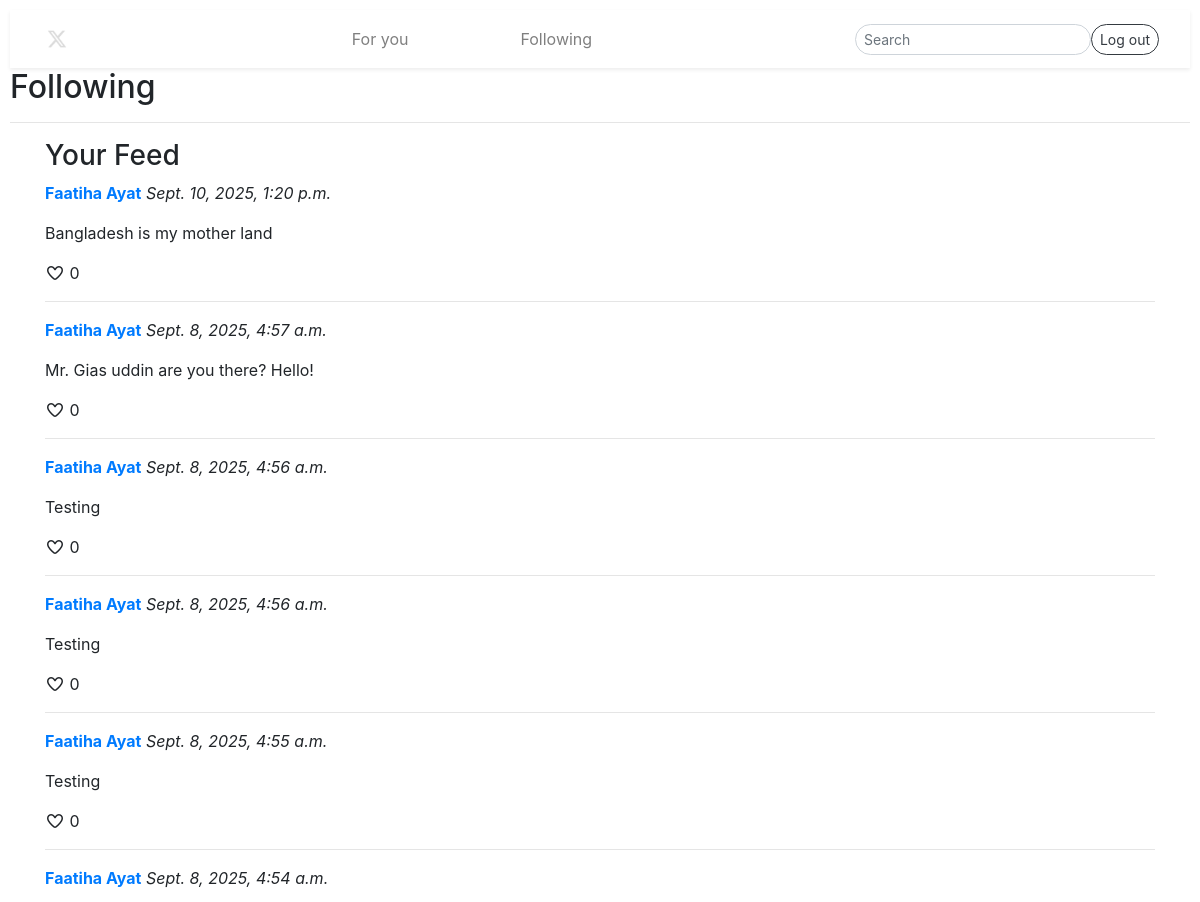
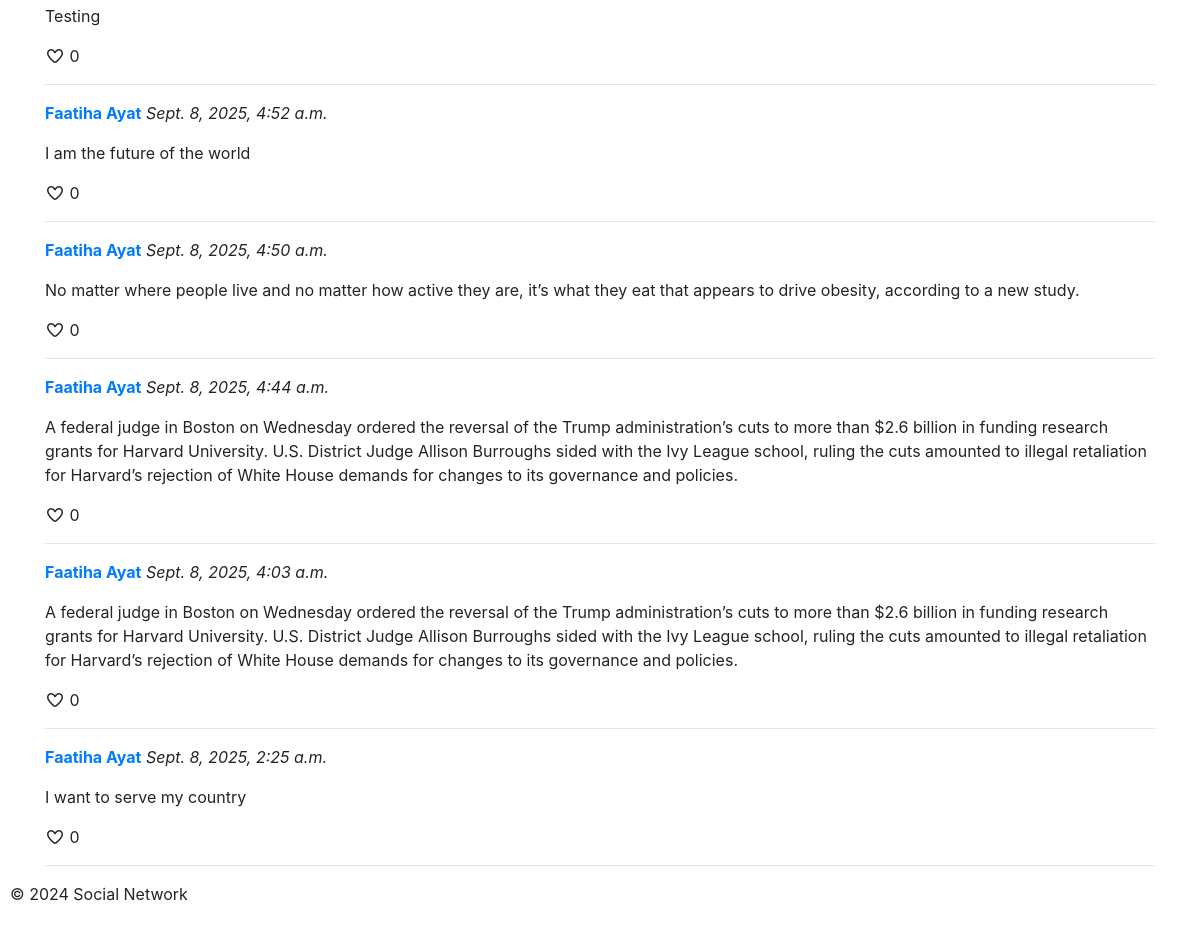
The app's page /following (signed in) with its own data (2 pictures, top to bottom).
### network/models.py (models this page shows, shortened)
class Post(models.Model):
    user = models.ForeignKey(User, on_delete=models.CASCADE, related_name="posts")
    content = models.TextField()
    timestamp = models.DateTimeField(auto_now_add=True)

class User(AbstractUser):
    pass

### network/views.py (the view)
# urls.py: path("following", views.following, name="following"),
def following(request):
    if not request.user.is_authenticated:
        return HttpResponseRedirect(reverse("index"))
    following_users = Followers.objects.filter(follower=request.user).values_list('user', flat=True)
    posts = Post.objects.filter(user__in=following_users).order_by('-timestamp')
    return render(request, "network/following.html", {
        "posts": posts
    })

### network/templates/network/following.html
{% extends 'network/layout.html' %}
{% block body %}
    <h2>Following</h2>
    <hr>
    <div class="container">
        <h3>Your Feed</h3>
        {% for post in posts %}
            <div class="post">
                <p><strong><a href="{% url 'profile' post.user.username %}">{{ post.user.username }}</a></strong> <em>{{ post.timestamp }}</em></p>
                <p>{{ post.content }}</p>
                <i class="fa-regular fa-heart"></i> <span>0</span>
                <hr>
            </div>
        {% empty %}
            <p>No posts available from users you are following.</p>
        {% endfor %}
    </div>
{% endblock %}

### network/static/network/styles.css (style rules this page uses)
body { padding: 10px; box-sizing: border-box; }
.container { margin-top: 10px; }

### records on screen
Post: user.username "Faatiha Ayat", timestamp "Sept. 10, 2025, 1:20 p.m.", content "Bangladesh is my mother land"
Post: user.username "Faatiha Ayat", timestamp "Sept. 8, 2025, 4:57 a.m.", content "Mr. Gias uddin are you there? Hello!"
Post: user.username "Faatiha Ayat", timestamp "Sept. 8, 2025, 4:56 a.m.", content "Testing"
Post: user.username "Faatiha Ayat", timestamp "Sept. 8, 2025, 4:56 a.m.", content "Testing"
Post: user.username "Faatiha Ayat", timestamp "Sept. 8, 2025, 4:55 a.m.", content "Testing"
Post: user.username "Faatiha Ayat", timestamp "Sept. 8, 2025, 4:54 a.m.", content "Testing"
Post: user.username "Faatiha Ayat", timestamp "Sept. 8, 2025, 4:52 a.m.", content "I am the future of the world"
Post: user.username "Faatiha Ayat", timestamp "Sept. 8, 2025, 4:50 a.m.", content "No matter where people live and no matter how active they are, it’s what they eat that appears to drive obesity, according to a new study."
Post: user.username "Faatiha Ayat", timestamp "Sept. 8, 2025, 4:44 a.m.", content "A federal judge in Boston on Wednesday ordered the reversal of the Trump administration’s cuts to more than $2.6 billion in funding research grants for Harvard University. U.S. District Judge Allison Burroughs sided with the Ivy League school, ruling the cuts amounted to illegal retaliation for Harvard’s rejection of White House demands for changes to its governance and policies."
Post: user.username "Faatiha Ayat", timestamp "Sept. 8, 2025, 4:03 a.m.", content "A federal judge in Boston on Wednesday ordered the reversal of the Trump administration’s cuts to more than $2.6 billion in funding research grants for Harvard University. U.S. District Judge Allison Burroughs sided with the Ivy League school, ruling the cuts amounted to illegal retaliation for Harvard’s rejection of White House demands for changes to its governance and policies."
Post: user.username "Faatiha Ayat", timestamp "Sept. 8, 2025, 2:25 a.m.", content "I want to serve my country"
